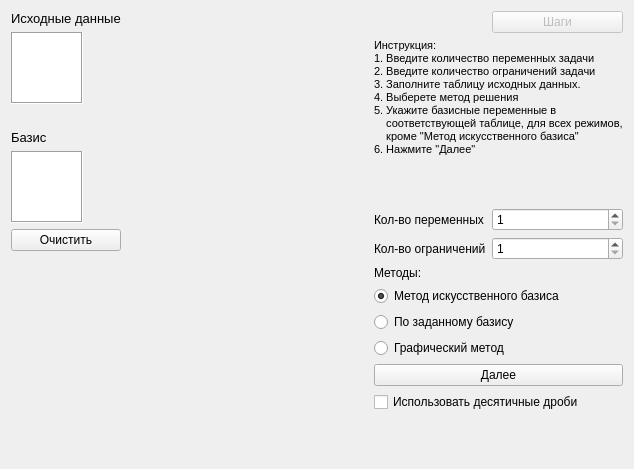
      <widget class="QWidget" name="stackedWidgetPage1">
       <layout class="QHBoxLayout" name="horizontalLayout">
        <item>
         <layout class="QVBoxLayout" name="verticalLayout" stretch="0,0,0,0,0,0,0">
          <property name="sizeConstraint">
           <enum>QLayout::SetDefaultConstraint</enum>
          </property>
          <item>
           <widget class="QLabel" name="label_5">
            <property name="font">
             <font>
              <pointsize>10</pointsize>
             </font>
            </property>
            <property name="text">
             <string>Исходные данные</string>
            </property>
           </widget>
          </item>
          <item>
           <widget class="QTableView" name="sourceTable">
            <property name="sizePolicy">
             <sizepolicy hsizetype="Maximum" vsizetype="Maximum">
              <horstretch>0</horstretch>
              <verstretch>0</verstretch>
             </sizepolicy>
            </property>
            <property name="toolTip">
             <string>Таблица исходных данных.
Заполняется в каноническом виде.
Первая строка - коэффициенты целевой функции.
Остальные - коэффициенты ограничений.</string>
            </property>
            <property name="statusTip">
             <string>Таблица исходных данных</string>
            </property>
            <property name="styleSheet">
             <string notr="true"/>
            </property>
            <property name="frameShape">
             <enum>QFrame::Box</enum>
            </property>
            <property name="frameShadow">
             <enum>QFrame::Sunken</enum>
            </property>
            <property name="verticalScrollBarPolicy">
             <enum>Qt::ScrollBarAlwaysOff</enum>
            </property>
            <property name="horizontalScrollBarPolicy">
             <enum>Qt::ScrollBarAlwaysOff</enum>
            </property>
            <property name="sizeAdjustPolicy">
             <enum>QAbstractScrollArea::AdjustToContents</enum>
            </property>
            <property name="selectionMode">
             <enum>QAbstractItemView::SingleSelection</enum>
            </property>
            <property name="showGrid">
             <bool>true</bool>
            </property>
            <property name="gridStyle">
             <enum>Qt::DashLine</enum>
            </property>
            <property name="sortingEnabled">
             <bool>false</bool>
            </property>
            <property name="wordWrap">
             <bool>false</bool>
            </property>
            <property name="cornerButtonEnabled">
             <bool>false</bool>
            </property>
            <attribute name="horizontalHeaderCascadingSectionResizes">
             <bool>true</bool>
            </attribute>
            <attribute name="horizontalHeaderHighlightSections">
             <bool>true</bool>
            </attribute>
            <attribute name="horizontalHeaderStretchLastSection">
             <bool>false</bool>
            </attribute>
            <attribute name="verticalHeaderStretchLastSection">
             <bool>false</bool>
            </attribute>
           </widget>
          </item>
          <item>
           <spacer name="horizontalSpacer_2">
            <property name="orientation">
             <enum>Qt::Horizontal</enum>
            </property>
            <property name="sizeHint" stdset="0">
             <size>
              <width>40</width>
              <height>20</height>
             </size>
            </property>
           </spacer>
          </item>
          <item>
           <widget class="QLabel" name="label_3">
            <property name="font">
             <font>
              <pointsize>10</pointsize>
             </font>
            </property>
            <property name="text">
             <string>Базис</string>
            </property>
           </widget>
          </item>
          <item>
           <widget class="QTableView" name="basisTable">
            <property name="enabled">
             <bool>true</bool>
            </property>
            <property name="sizePolicy">
             <sizepolicy hsizetype="Maximum" vsizetype="Maximum">
              <horstretch>0</horstretch>
              <verstretch>0</verstretch>
             </sizepolicy>
            </property>
            <property name="palette">
             <palette>
              <active>
               <colorrole role="Base">
                <brush brushstyle="SolidPattern">
                 <color alpha="255">
                  <red>255</red>
                  <green>255</green>
                  <blue>255</blue>
                 </color>
                </brush>
               </colorrole>
               <colorrole role="Window">
                <brush brushstyle="SolidPattern">
                 <color alpha="255">
                  <red>244</red>
                  <green>244</green>
                  <blue>244</blue>
                 </color>
                </brush>
               </colorrole>
              </active>
              <inactive>
               <colorrole role="Base">
                <brush brushstyle="SolidPattern">
                 <color alpha="255">
                  <red>255</red>
                  <green>255</green>
                  <blue>255</blue>
                 </color>
                </brush>
               </colorrole>
               <colorrole role="Window">
                <brush brushstyle="SolidPattern">
                 <color alpha="255">
                  <red>244</red>
                  <green>244</green>
                  <blue>244</blue>
                 </color>
                </brush>
               </colorrole>
              </inactive>
              <disabled>
               <colorrole role="Base">
                <brush brushstyle="SolidPattern">
                 <color alpha="255">
                  <red>244</red>
                  <green>244</green>
                  <blue>244</blue>
                 </color>
                </brush>
               </colorrole>
               <colorrole role="Window">
                <brush brushstyle="SolidPattern">
                 <color alpha="255">
                  <red>244</red>
                  <green>244</green>
                  <blue>244</blue>
                 </color>
                </brush>
               </colorrole>
              </disabled>
             </palette>
            </property>
            <property name="acceptDrops">
             <bool>true</bool>
            </property>
            <property name="toolTip">
             <string>Таблица базиса.
При решении задачи с известным базисом 
базисные переменные должны быть не 
нулевыми.
При решении графическим методом не 
нулевыми должны быть переменные, по
которым строится график.</string>
            </property>
            <property name="statusTip">
             <string>Таблица базиса</string>
            </property>
            <property name="frameShape">
             <enum>QFrame::Box</enum>
            </property>
            <property name="verticalScrollBarPolicy">
             <enum>Qt::ScrollBarAlwaysOff</enum>
            </property>
            <property name="horizontalScrollBarPolicy">
             <enum>Qt::ScrollBarAlwaysOff</enum>
            </property>
            <property name="sizeAdjustPolicy">
             <enum>QAbstractScrollArea::AdjustToContents</enum>
            </property>
            <property name="selectionMode">
             <enum>QAbstractItemView::SingleSelection</enum>
            </property>
            <property name="wordWrap">
             <bool>false</bool>
            </property>
            <property name="cornerButtonEnabled">
             <bool>false</bool>
            </property>
            <attribute name="verticalHeaderVisible">
             <bool>false</bool>
            </attribute>
            <attribute name="verticalHeaderStretchLastSection">
             <bool>false</bool>
            </attribute>
           </widget>
          </item>
          <item>
           <widget class="QPushButton" name="nullifyButton">
            <property name="toolTip">
             <string>Ставит '0' во все ячейки таблицы исходных данных и базиса</string>
            </property>
            <property name="toolTipDuration">
             <number>0</number>
            </property>
            <property name="statusTip">
             <string>Обнуление всех ячеек</string>
            </property>
            <property name="whatsThis">
             <string/>
            </property>
            <property name="text">
             <string>Очистить</string>
            </property>
           </widget>
          </item>
          <item>
           <spacer name="verticalSpacer_6">
            <property name="orientation">
             <enum>Qt::Vertical</enum>
            </property>
            <property name="sizeHint" stdset="0">
             <size>
              <width>20</width>
              <height>40</height>
             </size>
            </property>
           </spacer>
          </item>
         </layout>
        </item>
        <item>
         <spacer name="horizontalSpacer">
          <property name="orientation">
           <enum>Qt::Horizontal</enum>
          </property>
          <property name="sizeHint" stdset="0">
           <size>
            <width>247</width>
            <height>20</height>
           </size>
          </property>
         </spacer>
        </item>
        <item>
         <layout class="QFormLayout" name="formLayout">
          <property name="rightMargin">
           <number>0</number>
          </property>
          <item row="0" column="1">
           <widget class="QPushButton" name="toSteps">
            <property name="enabled">
             <bool>false</bool>
            </property>
            <property name="text">
             <string>Шаги</string>
            </property>
           </widget>
          </item>
          <item row="1" column="0" colspan="2">
           <widget class="QLabel" name="label_7">
            <property name="font">
             <font>
              <pointsize>8</pointsize>
             </font>
            </property>
            <property name="text">
             <string>Инструкция:
1. Введите количество переменных задачи
2. Введите количество ограничений задачи
3. Заполните таблицу исходных данных.
4. Выберете метод решения
5. Укажите базисные переменные в 
    соответствующей таблице, для всех режимов,
    кроме &quot;Метод искусственного базиса&quot;
6. Нажмите &quot;Далее&quot;</string>
            </property>
           </widget>
          </item>
          <item row="2" column="0" colspan="2">
           <spacer name="verticalSpacer_7">
            <property name="orientation">
             <enum>Qt::Vertical</enum>
            </property>
            <property name="sizeHint" stdset="0">
             <size>
              <width>20</width>
              <height>40</height>
             </size>
            </property>
           </spacer>
          </item>
          <item row="3" column="0">
           <widget class="QLabel" name="label">
            <property name="sizePolicy">
             <sizepolicy hsizetype="Expanding" vsizetype="Preferred">
              <horstretch>0</horstretch>
              <verstretch>0</verstretch>
             </sizepolicy>
            </property>
            <property name="text">
             <string>Кол-во переменных</string>
            </property>
           </widget>
          </item>
          <item row="3" column="1">
           <widget class="QSpinBox" name="variableCount">
            <property name="sizePolicy">
             <sizepolicy hsizetype="Expanding" vsizetype="Fixed">
              <horstretch>0</horstretch>
              <verstretch>0</verstretch>
             </sizepolicy>
            </property>
            <property name="toolTip">
             <string>Устанавливает количество
переменных в задаче.
Количество не может быть
меньше 1 и больше 16.</string>
            </property>
            <property name="statusTip">
             <string>Количество переменных в задачи</string>
            </property>
            <property name="minimum">
             <number>1</number>
            </property>
            <property name="maximum">
             <number>16</number>
            </property>
           </widget>
          </item>
          <item row="4" column="0">
           <widget class="QLabel" name="label_2">
            <property name="sizePolicy">
             <sizepolicy hsizetype="Expanding" vsizetype="Preferred">
              <horstretch>0</horstretch>
              <verstretch>0</verstretch>
             </sizepolicy>
            </property>
            <property name="text">
             <string>Кол-во ограничений</string>
            </property>
           </widget>
          </item>
          <item row="4" column="1">
           <widget class="QSpinBox" name="restrictCount">
            <property name="sizePolicy">
             <sizepolicy hsizetype="Expanding" vsizetype="Fixed">
              <horstretch>0</horstretch>
              <verstretch>0</verstretch>
             </sizepolicy>
            </property>
            <property name="toolTip">
             <string>Устанавливает количество
ограничений в задаче.
Количество не может быть
меньше 1 и больше 16.</string>
            </property>
            <property name="statusTip">
             <string>Количество ограничений в задаче</string>
            </property>
            <property name="minimum">
             <number>1</number>
            </property>
            <property name="maximum">
             <number>16</number>
            </property>
            <property name="value">
             <number>1</number>
            </property>
           </widget>
          </item>
          <item row="5" column="0">
           <widget class="QLabel" name="label_4">
            <property name="sizePolicy">
             <sizepolicy hsizetype="Preferred" vsizetype="Fixed">
              <horstretch>0</horstretch>
              <verstretch>0</verstretch>
             </sizepolicy>
            </property>
            <property name="text">
             <string>Методы:</string>
            </property>
           </widget>
          </item>
          <item row="6" column="0" colspan="2">
           <widget class="QRadioButton" name="radioButton">
            <property name="sizePolicy">
             <sizepolicy hsizetype="Expanding" vsizetype="Fixed">
              <horstretch>0</horstretch>
              <verstretch>0</verstretch>
             </sizepolicy>
            </property>
            <property name="toolTip">
             <string>Режим решения задачи методом 
искусственного базиса.
Таблица базис игнорируется</string>
            </property>
            <property name="statusTip">
             <string>Режим &quot;Метод искусственного базиса&quot;</string>
            </property>
            <property name="text">
             <string>Метод искусственного базиса</string>
            </property>
            <property name="checked">
             <bool>true</bool>
            </property>
           </widget>
          </item>
          <item row="7" column="0" colspan="2">
           <widget class="QRadioButton" name="radioButton_2">
            <property name="sizePolicy">
             <sizepolicy hsizetype="Expanding" vsizetype="Fixed">
              <horstretch>0</horstretch>
              <verstretch>0</verstretch>
             </sizepolicy>
            </property>
            <property name="toolTip">
             <string>Режим решения задачи по заданному
базису.
В таблице базиса не нулевых элементов
должно быть не меньше чем ограничений.
</string>
            </property>
            <property name="statusTip">
             <string>Режим &quot;Решение по заданном базису&quot;</string>
            </property>
            <property name="text">
             <string>По заданному базису</string>
            </property>
           </widget>
          </item>
          <item row="8" column="0" colspan="2">
           <widget class="QRadioButton" name="radioButton_3">
            <property name="toolTip">
             <string>Режим решения задачи графическим 
методом.
Если решение можно найти, то в
результате будет построен график.</string>
            </property>
            <property name="statusTip">
             <string>Режим &quot;Графический метод&quot;</string>
            </property>
            <property name="text">
             <string>Графический метод</string>
            </property>
           </widget>
          </item>
          <item row="9" column="0" colspan="2">
           <widget class="QPushButton" name="startButton">
            <property name="sizePolicy">
             <sizepolicy hsizetype="Expanding" vsizetype="Fixed">
              <horstretch>0</horstretch>
              <verstretch>0</verstretch>
             </sizepolicy>
            </property>
            <property name="toolTip">
             <string>Переход к окну хода решения задачи.</string>
            </property>
            <property name="statusTip">
             <string>Далее</string>
            </property>
            <property name="text">
             <string>Далее</string>
            </property>
           </widget>
          </item>
          <item row="10" column="0" colspan="2">
           <widget class="QCheckBox" name="checkBox">
            <property name="text">
             <string>Использовать десятичные дроби</string>
            </property>
            <property name="checked">
             <bool>false</bool>
            </property>
            <property name="tristate">
             <bool>false</bool>
            </property>
           </widget>
          </item>
          <item row="11" column="0" colspan="2">
           <spacer name="verticalSpacer_2">
            <property name="orientation">
             <enum>Qt::Vertical</enum>
            </property>
            <property name="sizeHint" stdset="0">
             <size>
              <width>20</width>
              <height>40</height>
             </size>
            </property>
           </spacer>
          </item>
         </layout>
        </item>
       </layout>
      </widget>
